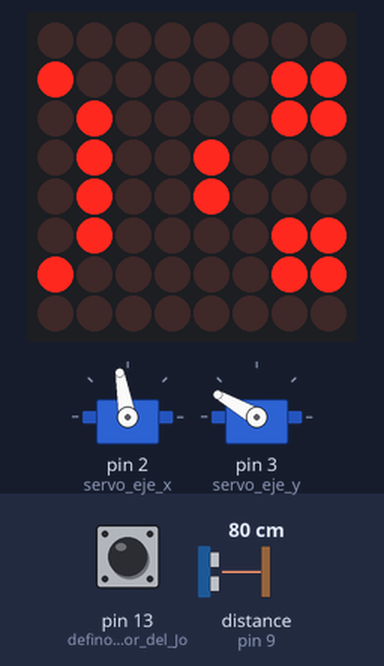
Bench run of a sketch on a simulated Arduino Uno, built with avr-gcc and run on an emulated ATmega328P. Parts: 2 × servo, 8×8 LED matrix. Inputs (shaded band) come from the test bench; at power-on: distance to the obstacle (sensor on pin 9) 80 cm, pin 13 (defino_el_pulsador_del_Jo) LOW. The echo pulse lasts 58.3 µs per cm; random numbers use the default seed unless the sketch sets one.

Above: at 1.2 s.
1.3 s: distance to the obstacle (sensor on pin 9) set to 2 cm
At 2.8 s:
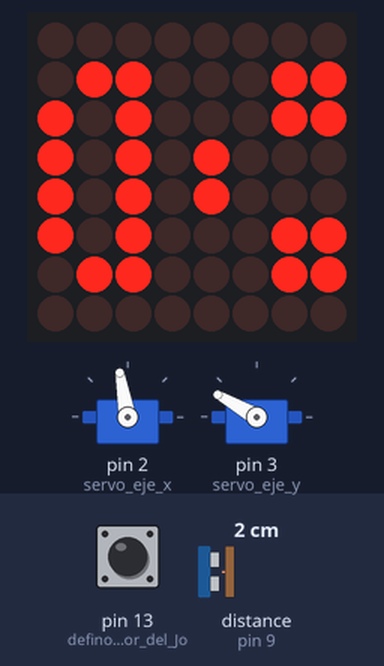
4.3 s: pin 13 (defino_el_pulsador_del_Jo) pulled HIGH for 0.35 s
At 6.1 s:
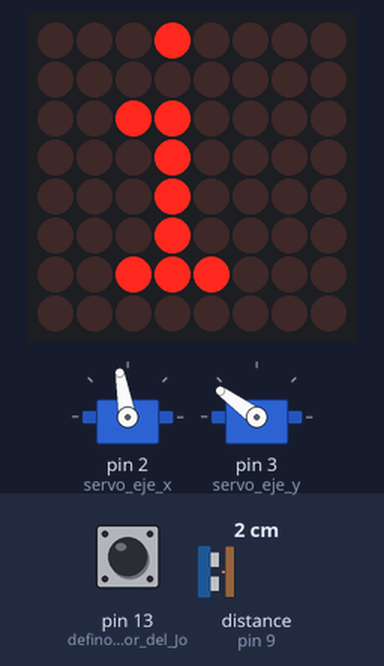
6.6 s: distance to the obstacle (sensor on pin 9) set to 35 cm
At 9.0 s:
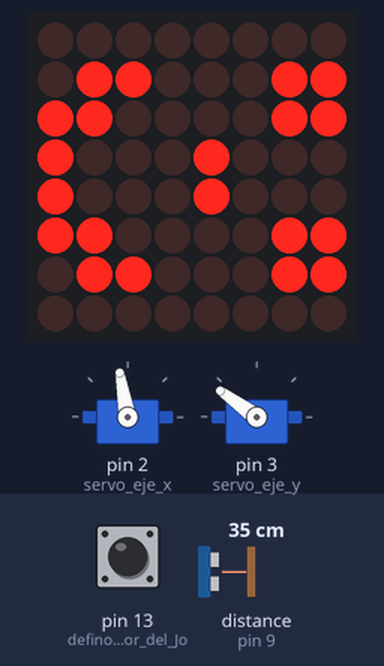
9.6 s: distance to the obstacle (sensor on pin 9) set to 60 cm
At 12.27 s:
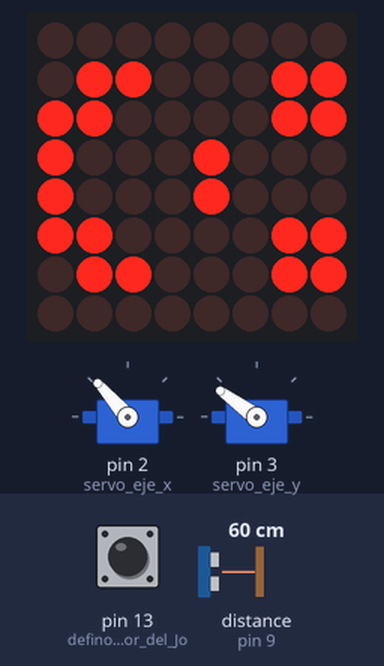
12.6 s: pin 13 (defino_el_pulsador_del_Jo) pulled HIGH for 1 s
At 13.64 s:
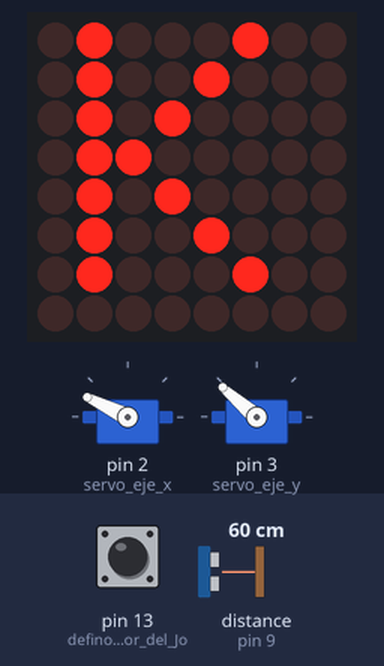
15.1 s: distance to the obstacle (sensor on pin 9) set to 45 cm
At 15.43 s:
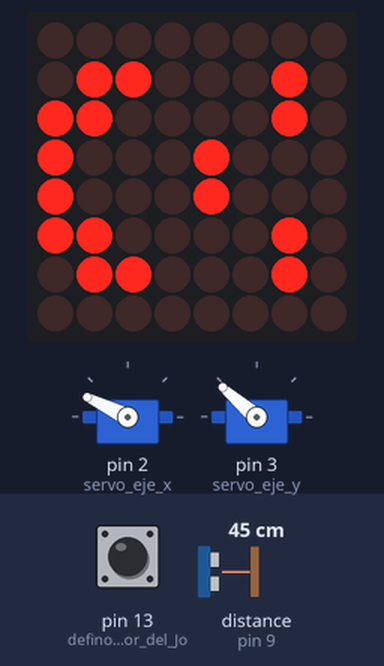
Timing chart, 0 to 18.1 s (numbered marks = the images above; inputs shaded):
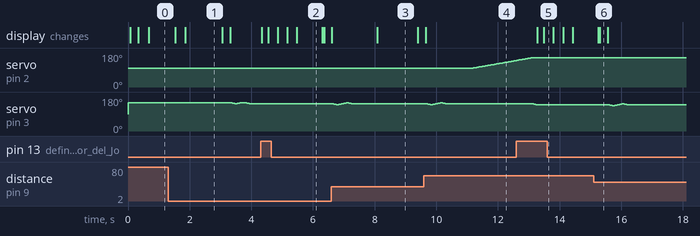

The sketch:

KAIWA_scanner_ultrasonido_new_2.ino
```cpp
//-----------------------------------------------------------------
//          Programa hecho por: Konrad Peschka
//          Entidad: Kaiwa Technology
//          Fecha: Enero 2016
//-----------------------------------------------------------------


//--------------defino librerias a utilizar------------------

#include <Servo.h>
#include <NewPing.h>
//#include "LedControl.h"
#include "LedControlMS.h"

//------------------defino alias de las conexiones---------------


Servo servo_eje_x;
Servo servo_eje_y;
/*
 pin 4 is connected to the DataIn
 pin 6 is connected to the CLK
 pin 5 is connected to LOAD
 1 cantidad de matrices en serie
 */

LedControl lc=LedControl(4,6,5,1);                   //defino los pines de la matriz  (Din, Clk,  CS)


#define TRIGGER_PIN  8                             // el trigger va conectado al pin 8
#define ECHO_PIN     9                            // el echo esta en el pin 9
#define MAX_DISTANCE 100                            //distancia maxima que quiero medir

NewPing sonar(TRIGGER_PIN, ECHO_PIN, MAX_DISTANCE);  //defino pines del ultrasonido


//--------------------------defino las variables ------------------------------


int variable_x=100;                    //valor de inicio en el eje x, si incremento, hace giro antihorario
int variable_y=150;                    //valor de inicio en el eje y, si decremento sube


int modo=0;                           //me sirve para detectar si esta en modo manual=0 o automatico=1

int minimo_x=50;                      //defino maximos y minimos de cada eje
int maximo_x=160;
int minimo_y=100;
int maximo_y=150;

const int distancia_feliz=60;        //me define a partir de cual se pone contento
const int distancia_contento=30;      //distancia a partir del cual se enoja

int variable_carita=0;                //cero=enojado  uno=feliz abierto, dos=feliz cerrado, tres=contento, cuatro=contento picaron
int aux_caritas=0;                     //cero=ojos abiertos , uno = ojos cerrados
int tiempo_proximo_parpadeo=3000;     //cada 5 segundos va a parpadear
float aux_millis;                     //auxiliar que voy a utilizar para guardar el cero relativo de millis()


int distancia_anterior=MAX_DISTANCE;   //con esta variable me salteo los errores de medicion
float aux_tiempo_random;                   //guardo el tiempo relativo de millis
const int tiempo_random=4000;          //que haga el random cada 5 segundos

int vector_distancia[10]={0,0,0,0,0,0,0,0,0,0};
int aux_vector=0;
//--------------------------------------------------------------------------------------------
//                       funcion setup donde inicializo las librerias
//--------------------------------------------------------------------------------------------


void setup()
{
pinMode(13, INPUT);   //defino el pulsador del Joystick como entrada
//pinMode(13, OUTPUT);                 //uso el 13 como led testigo para saber si me toma el pulsador

servo_eje_x.attach(2);              //defino en que pin esta conectado servo eje x
servo_eje_y.attach(3);               //defino en que pin esta conectado servo eje x

servo_eje_x.write(variable_x);      //me muevo a la sposiciones inicial x
delay(15);
servo_eje_y.write(variable_y);      //me muevo a la sposiciones inicial y
delay(15);

randomSeed(analogRead(A4));         //semilla para le random

  lc.shutdown(0,false);

   // Set the brightness to a medium values
  lc.setIntensity(0,8);

   // and clear the display
  lc.clearDisplay(0);

  millis();                        //lo voy a utilizar para abrir y cerrar ojitos

}

//--------------------------------------------------------------------------------------------
//                                Programa principal
//--------------------------------------------------------------------------------------------

void loop()
{

  vision_ultrasonido();       //me quedo siempre mirando para despues mostrar las caritas

  if(variable_carita==0)          //que solo haga el random cuando no detecto a nadie
   secuencia_azar();             //hace la secuencia random de movimiento hasta que encuentra alguien

  if(digitalRead(13)==HIGH)
    saludo_cumple();

  movimiento_servos();               //llamo a la funcion que actualiza posicion de los servos
  caritas();                        //llama a la funcion que me muestra las caritas
}

//--------------------------------------------------------------------------------------------
//                               Declaracion de Funciones
//--------------------------------------------------------------------------------------------


//-----------------------------        saludo cumple   ------------------------------

void saludo_cumple(void)
{
  lc.clearDisplay(0);
  delay(200);
  lc.writeString(0,"Kiwi");
  delay(500);
}

//-----------------------------funciones de movimiento de cabeza------------------------------

void mueve_cabeza_si(void)
{
  int i;
  for(i=0; i<2;i++)
  {
    variable_y=variable_y-3;
    chequeo_limites();
    movimiento_servos();
    delay(50);
  }

  for(i=0; i<4;i++)
  {
    variable_y=variable_y+3;
    chequeo_limites();
    movimiento_servos();
    delay(50);
  }

  for(i=0; i<2;i++)
  {
    variable_y=variable_y-3;
    chequeo_limites();
    movimiento_servos();
    delay(50);
  }

}

void mueve_cabeza_no(void)
{

    int i;
  for(i=0; i<2;i++)
  {
    variable_x=variable_x-3;
    chequeo_limites();
    movimiento_servos();
    delay(50);
  }

  for(i=0; i<4;i++)
  {
    variable_x=variable_x+3;
    chequeo_limites();
    movimiento_servos();
    delay(50);
  }

  for(i=0;i<2;i++)
  {
    variable_x=variable_x-3;
    chequeo_limites();
    movimiento_servos();
    delay(50);
  }
}


//---------------------------------FUNCION VISION ULTRASONIDO----------------------------

void vision_ultrasonido(void)
{

  int distancia = sonar.ping() / US_ROUNDTRIP_CM;   //capturo primera esquina

  if(distancia==0)                     //codigo para evitar los errores en las mediciones del sensor
  distancia=distancia_anterior;
  else
  distancia_anterior=distancia;

 vector_distancia[aux_vector]=distancia;              //cargo el array con el valor de la distancia
 aux_vector++;      //incremento el puntero de array

 if(aux_vector==10)
 aux_vector=0;

 distancia=0;                        //lo reseteo para poder sumar solo los valores del array
 for(int i=0;i<10;i++)
 {
  distancia=distancia+vector_distancia[i];                      //sumo todos los valores del array
 }

  distancia=distancia/10;                      //divido pro dies para hacer el promedio

  if((millis()-aux_millis)>tiempo_proximo_parpadeo)   //trabajo el timer con millis para parpadeo
  {
    aux_millis=millis();
    aux_caritas=1;
  }


  if(distancia>distancia_feliz)                    //si no detecto a nadie queda carita enojado
  {
    variable_carita=0;                            //enojado
    if(aux_caritas==1)
    {
    mueve_cabeza_no();                         //agrega movimiento de NO
    aux_caritas=0;
    }
  }

  if((distancia>distancia_contento)&&(distancia<distancia_feliz)) //pone carita feliz
  {
  variable_carita=1;
    if(aux_caritas==1)
    {
        variable_carita=2;                      //realiza la secuencia del parpadeo
       caritas();
       delay(200);
       variable_carita=1;
       caritas();
       aux_caritas=0;                         //para que no vuelva a entrar por un tiempo
       mueve_cabeza_si();                     //agrega movimiento de SI
     }
  }

  if(distancia<distancia_contento)        //cuando esta muy cerca se enoja
  {

      variable_carita=3;
      if(aux_caritas==1)
      {
        variable_carita=4;               //realiza la secuencia del parpadeo
       caritas();
       delay(200);
       variable_carita=3;
       caritas();
       aux_caritas=0;                   //para que no vuelva a entrar por un tiempo

        mueve_cabeza_si();            //agrega movimiento de SI
      }
   }
}


//------------------------------FUNCION MUEVE AL AZAR--------------------------------------------

void secuencia_azar(void)
{

  if((millis()-aux_tiempo_random)>tiempo_random)     //entro cuando se cumpla el tiempo
  {
  int variable_x_nuevo= random(minimo_x, maximo_x);    //asigno moviminetos random entre esos valores
  int variable_y_nuevo= random(minimo_y, maximo_y);
   aux_tiempo_random=millis();

  while(variable_x_nuevo>variable_x)    //hace que el movimiento del azar sea mas suave
  {
    variable_x++;
    chequeo_limites();
    movimiento_servos();
    delay(5);
  }

  while(variable_x_nuevo<variable_x)   //hace que el movimiento del azar sea mas suave
  {
    variable_x--;
    chequeo_limites();
    movimiento_servos();
    delay(5);
  }

    while(variable_y_nuevo>variable_y)     //hace que el movimiento del azar sea mas suave
  {
    variable_y++;
    chequeo_limites();
    movimiento_servos();
    delay(5);
  }

   while(variable_y_nuevo<variable_y)    //hace que el movimiento del azar sea mas suave
  {
    variable_y--;
    chequeo_limites();
    movimiento_servos();
    delay(5);
  }

  }

}


//--------------------------------MUEVE LOS SERVOS---------------------------------------------------

void movimiento_servos(void)
{

servo_eje_x.write(variable_x);    //me muevo a la sposiciones iniciales
delay(15);
servo_eje_y.write(variable_y);
delay(15);


}

//-----------------------CHEQUEA LOS LIMITES SETEADOS ARRIBA DE TODO--------------------------------

void chequeo_limites(void)
{
         if(variable_x<=minimo_x)   //chequeo si esta por debajo del limite y lo limito al mismo
         variable_x=minimo_x;

         if(variable_x>=maximo_x)   //chequeo si esta por escima del limite y lo limito al mismo
         variable_x=maximo_x;

         if(variable_y>=maximo_y)   //chequeo si esta por escima del limite y lo limito al mismo
         variable_y=maximo_y;

         if(variable_y<=minimo_y)   //chequeo si esta por debajo del limite y lo limito al mismo
         variable_y=minimo_y;
}


//--------------------------------FUNCION PARA HACER LAS CARITAS-----------------------------------


void caritas(void)
{

//  lc.clearDisplay(0);

  /* aqui dibujo las caritas en cada pixel*/

  byte feliz1[8]={B00000000,    //ojos abiertos
                  B01100011,
                  B11000011,
                  B10001000,
                  B10001000,
                  B11000011,
                  B01100011,
                  B00000000};

  byte feliz2[8]={B00000000,   //ojos cerrados
                  B01100010,
                  B11000010,
                  B10001000,
                  B10001000,
                  B11000010,
                  B01100010,
                  B00000000};

  byte enojado[8]={B00000000,   //enojado
                   B10000011,
                   B01000011,
                   B01001000,
                   B01001000,
                   B01000011,
                   B10000011,
                   B00000000};

   byte contento1[8]={B00000000,   //contento ojos abiertos
                      B01100011,
                      B10100011,
                      B10101000,
                      B10101000,
                      B10100011,
                      B01100011,
                      B00000000};

  byte contento2[8]={ B00000000,   //contento picaron
                      B01100010,
                      B10100010,
                      B10101000,
                      B10101000,
                      B10100011,
                      B01100011,
                      B00000000};

  if(variable_carita==0)            //imprime enojado si no encuentra a nadie
 {
     lc.setRow(0,0, enojado[0]);
  lc.setRow(0,1, enojado[1]);
  lc.setRow(0,2, enojado[2]);
  lc.setRow(0,3, enojado[3]);
  lc.setRow(0,4, enojado[4]);
  lc.setRow(0,5, enojado[5]);
  lc.setRow(0,6, enojado[6]);
  lc.setRow(0,7, enojado[7]);
  delay(50);
 }

  if(variable_carita==1)            //imprime feliz ojos abiertos
 {
  lc.setRow(0,0,feliz1[0]);
  lc.setRow(0,1,feliz1[1]);
  lc.setRow(0,2,feliz1[2]);
  lc.setRow(0,3,feliz1[3]);
  lc.setRow(0,4,feliz1[4]);
  lc.setRow(0,5,feliz1[5]);
  lc.setRow(0,6,feliz1[6]);
  lc.setRow(0,7,feliz1[7]);
  delay(50);
 }

 if(variable_carita==2)            //imprime feliz ojo cerrado
 {

  lc.setRow(0,0,feliz2[0]);
  lc.setRow(0,1,feliz2[1]);
  lc.setRow(0,2,feliz2[2]);
  lc.setRow(0,3,feliz2[3]);
  lc.setRow(0,4,feliz2[4]);
  lc.setRow(0,5,feliz2[5]);
  lc.setRow(0,6,feliz2[6]);
  lc.setRow(0,7,feliz2[7]);
  delay(50);
 }

  if(variable_carita==3)          //imprime contento ojos abiertos
 {

  lc.setRow(0,0, contento1[0]);
  lc.setRow(0,1, contento1[1]);
  lc.setRow(0,2, contento1[2]);
  lc.setRow(0,3, contento1[3]);
  lc.setRow(0,4, contento1[4]);
  lc.setRow(0,5, contento1[5]);
  lc.setRow(0,6, contento1[6]);
  lc.setRow(0,7, contento1[7]);
  delay(50);
 }

   if(variable_carita==4)         //imprime contento ojo picaron
 {

  lc.setRow(0,0, contento2[0]);
  lc.setRow(0,1, contento2[1]);
  lc.setRow(0,2, contento2[2]);
  lc.setRow(0,3, contento2[3]);
  lc.setRow(0,4, contento2[4]);
  lc.setRow(0,5, contento2[5]);
  lc.setRow(0,6, contento2[6]);
  lc.setRow(0,7, contento2[7]);
  delay(50);
 }

}
```

Measured:
- the behaviour switches between 50 and 49 cm on distance to the obstacle (sensor on pin 9) (found by bisection; images 5 and 6)
- after the input at 1.3 s, the display: first changes after 0.23 s (image 1 shows a later state)
- after the input at 9.6 s, servo on pin 2 (servo_eje_x): moves from 100° to 140° over 1.4 s, starting after 1.6 s
- what the display in image 1 shows lasts 1.2 s, from 1.9 s to 3.1 s
- what the display in image 2 shows lasts 0.8 s, from 5.5 s to 6.3 s
- what the display in image 3 shows lasts 1.3 s, from 8.1 s to 9.4 s
